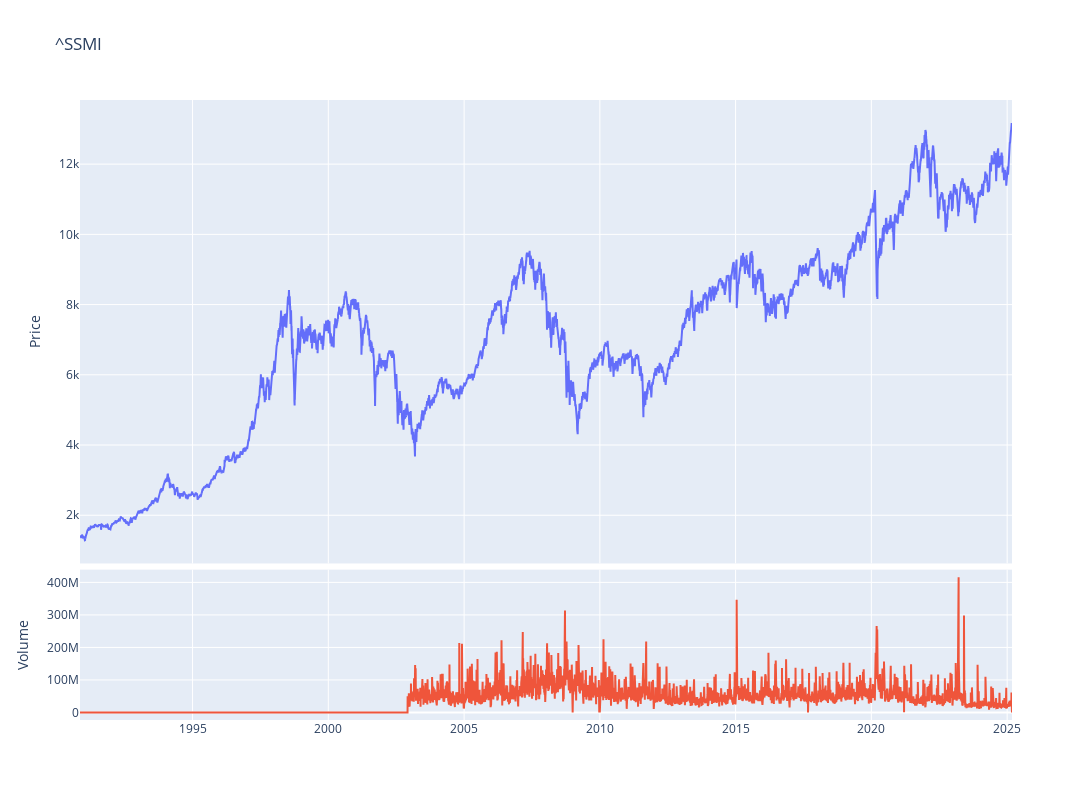

Write notebook code for a chart like this one.
### Code cell
fig = make_subplots(rows=4, cols=1,shared_xaxes=True,vertical_spacing=0.01,specs=[[{'rowspan':3,'colspan':1}],[None],[None],[{'rowspan':1,'colspan':1}]])

# Graph (1,1)
fig.add_trace(go.Scatter(x=stock_ticker.index,y=stock_ticker['Adj Close'],mode="lines",name=f"{ticker}"),row=1, col=1)
# Update xaxis properties
fig.update_yaxes(title_text="Price", row=1, col=1)

# Graph (4,1)
fig.add_trace(go.Scatter(x=stock_ticker.index,y=stock_ticker['Volume'],mode="lines",name='Volume'),row=4, col=1)
fig.update_yaxes(title_text="Volume", row=4, col=1)

fig.update_layout(height=800, width=1300,showlegend=False,title=f"{ticker}")

fig.show()

### Figure 1 — Plotly figure (JSON) as saved in the notebook; plotly's stock layout.template omitted (floating-point values rounded to 4 significant figures; data arrays with more than 128 entries replaced by an {"elided": "..."} marker saying what was removed)
{"data": [{"mode": "lines", "name": "^SSMI", "type": "scatter", "x": {"elided": "8621 str values"}, "xaxis": "x", "y": {"elided": "8621 float values"}, "yaxis": "y"}, {"mode": "lines", "name": "Volume", "type": "scatter", "x": {"elided": "8621 str values"}, "xaxis": "x2", "y": {"elided": "8621 int values"}, "yaxis": "y2"}], "layout": {"height": 800, "showlegend": false, "title": {"text": "^SSMI"}, "width": 1300, "xaxis": {"anchor": "y", "domain": [0, 1], "matches": "x2", "showticklabels": false}, "xaxis2": {"anchor": "y2", "domain": [0, 1]}, "yaxis": {"anchor": "x", "domain": [0.2525, 1], "title": {"text": "Price"}}, "yaxis2": {"anchor": "x2", "domain": [0, 0.2425], "title": {"text": "Volume"}}}}
